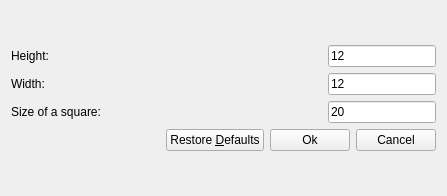
<?xml version="1.0" encoding="UTF-8"?>
<ui version="4.0">
 <class>Settingsdialog</class>
 <widget class="QWidget" name="Settingsdialog">
  <property name="windowModality">
   <enum>Qt::WindowModal</enum>
  </property>
  <property name="geometry">
   <rect>
    <x>0</x>
    <y>0</y>
    <width>447</width>
    <height>196</height>
   </rect>
  </property>
  <property name="sizePolicy">
   <sizepolicy hsizetype="MinimumExpanding" vsizetype="MinimumExpanding">
    <horstretch>0</horstretch>
    <verstretch>0</verstretch>
   </sizepolicy>
  </property>
  <property name="minimumSize">
   <size>
    <width>0</width>
    <height>0</height>
   </size>
  </property>
  <property name="maximumSize">
   <size>
    <width>16777215</width>
    <height>418</height>
   </size>
  </property>
  <property name="windowTitle">
   <string>Gol Preferencies</string>
  </property>
  <layout class="QVBoxLayout" name="verticalLayout_3">
   <item>
    <layout class="QHBoxLayout" name="horizontalLayout_9">
     <item>
      <layout class="QVBoxLayout" name="verticalLayout_2">
       <item>
        <layout class="QVBoxLayout" name="verticalLayout">
         <item>
          <layout class="QHBoxLayout" name="horizontalLayout_2">
           <item>
            <widget class="QLabel" name="label">
             <property name="text">
              <string>Height:</string>
             </property>
            </widget>
           </item>
           <item>
            <widget class="QLineEdit" name="heightLineEdit">
             <property name="sizePolicy">
              <sizepolicy hsizetype="Fixed" vsizetype="Fixed">
               <horstretch>0</horstretch>
               <verstretch>0</verstretch>
              </sizepolicy>
             </property>
             <property name="text">
              <string>12</string>
             </property>
            </widget>
           </item>
          </layout>
         </item>
         <item>
          <layout class="QHBoxLayout" name="horizontalLayout_3">
           <item>
            <widget class="QLabel" name="label_2">
             <property name="text">
              <string>Width:</string>
             </property>
            </widget>
           </item>
           <item>
            <widget class="QLineEdit" name="widthLineEdit">
             <property name="sizePolicy">
              <sizepolicy hsizetype="Fixed" vsizetype="Fixed">
               <horstretch>0</horstretch>
               <verstretch>0</verstretch>
              </sizepolicy>
             </property>
             <property name="text">
              <string>12</string>
             </property>
            </widget>
           </item>
          </layout>
         </item>
         <item>
          <layout class="QHBoxLayout" name="horizontalLayout_4">
           <item>
            <widget class="QLabel" name="label_3">
             <property name="text">
              <string>Size of a square:</string>
             </property>
            </widget>
           </item>
           <item>
            <widget class="QLineEdit" name="sizeOfSquareLineEdit">
             <property name="sizePolicy">
              <sizepolicy hsizetype="Fixed" vsizetype="Fixed">
               <horstretch>0</horstretch>
               <verstretch>0</verstretch>
              </sizepolicy>
             </property>
             <property name="text">
              <string>20</string>
             </property>
            </widget>
           </item>
          </layout>
         </item>
        </layout>
       </item>
       <item>
        <layout class="QHBoxLayout" name="horizontalLayout">
         <item>
          <spacer name="horizontalSpacer">
           <property name="orientation">
            <enum>Qt::Horizontal</enum>
           </property>
           <property name="sizeHint" stdset="0">
            <size>
             <width>40</width>
             <height>20</height>
            </size>
           </property>
          </spacer>
         </item>
         <item>
          <widget class="QPushButton" name="restoreButton">
           <property name="text">
            <string>Restore &amp;Defaults</string>
           </property>
          </widget>
         </item>
         <item>
          <widget class="QPushButton" name="okButton">
           <property name="text">
            <string>Ok</string>
           </property>
          </widget>
         </item>
         <item>
          <widget class="QPushButton" name="cancelButton">
           <property name="text">
            <string>Cancel</string>
           </property>
          </widget>
         </item>
        </layout>
       </item>
      </layout>
     </item>
    </layout>
   </item>
  </layout>
  <zorder>layoutWidget</zorder>
  <zorder></zorder>
  <zorder></zorder>
  <zorder>layoutWidget</zorder>
  <zorder>horizontalLayoutWidget</zorder>
 </widget>
 <resources/>
 <connections/>
</ui>
